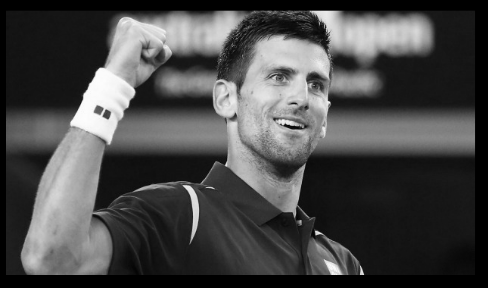
%> input picture fft1.png, 488 x 288 px
$ octave test19.m   (GNU Octave 9; MATLAB toolbox functions it lacks are replaced by stand-ins)
%> lines starting %> are read from the running program, lines starting %| are printed output that depends on the picture
clear,clc,close all;
picture1=im2double(imread("fft1.png"));
%> picture1: size 288x488x3 double; min 0, max 0.992, mean 0.285
[gac,ghc,gvc,gdc]=dwt2(picture1,'haar');
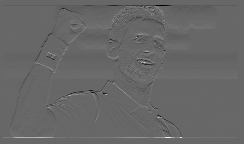
%> ghc: size 144x244x3 double; min -0.631, max 0.925, mean 0.000446; drawn with min black and max white
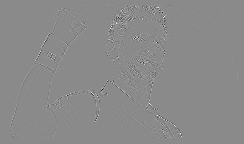
%> gdc: size 144x244x3 double; min -0.3, max 0.251, mean -1.58e-05; drawn with min black and max white
%normalize
ghc_l1=ghc(:,:,:,1);
pp=max(max(max(ghc_l1)));
%> pp = 0.925
ghc_l1=ghc_l1-pp;
qq=min(min(min(ghc_l1)));
%> qq = -1.56
ghc_l1=ghc_l1./qq;
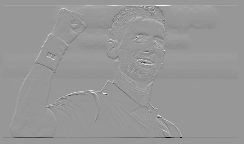
%> ghc_l1: size 144x244x3 double; min 0, max 1, mean 0.594

gac_l1=gac(:,:,:,1);
pp=max(max(max(gac_l1)));
%> pp = 1.98
gac_l1=gac_l1-pp;
qq=min(min(min(gac_l1)));
%> qq = -1.98
gac_l1=gac_l1./qq;
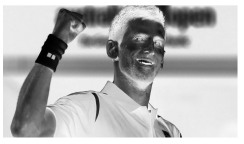
%> gac_l1: size 144x244x3 double; min 0, max 1, mean 0.713

gvc_l1=gvc(:,:,:,1);
pp=max(max(max(gvc_l1)));
%> pp = 0.641
gvc_l1=gvc_l1-pp;
qq=min(min(min(gvc_l1)));
%> qq = -1.34
gvc_l1=gvc_l1./qq;
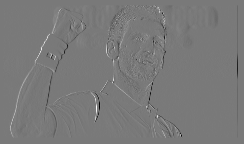
%> gvc_l1: size 144x244x3 double; min 0, max 1, mean 0.478

gdc_l1=gdc(:,:,:,1);
pp=max(max(max(gdc_l1)));
%> pp = 0.251
gdc_l1=gdc_l1-pp;
qq=min(min(min(gdc_l1)));
%> qq = -0.551
gdc_l1=gdc_l1./qq;


% mean(mean(ghc_l1+gvc_l1+gdc_l1))
figure()
histogram(ghc,[-0.15:0.002:0.15])
%> figure, not shown here; tallest bar 34950 high, from x = 0 to 0.002
% set(gca,'YLim',[0 18000])
figure()
histogram(gvc,[-0.08:0.001:0.08])
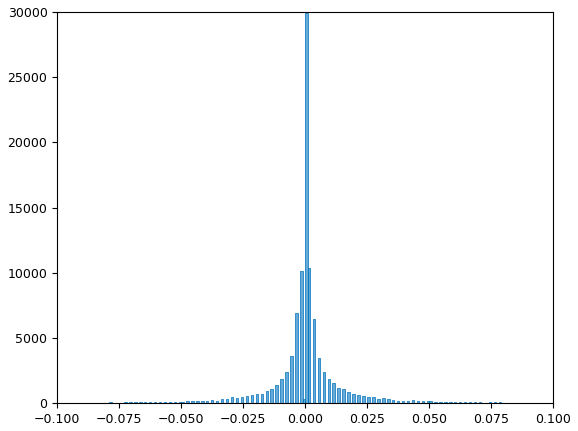
%> figure redrawn from the program's plot data; tallest bar 29934 high, from x = 0 to 0.001
% set(gca,'YLim',[0 30000])
figure()
histogram(gdc,[-0.06:0.001:0.06])
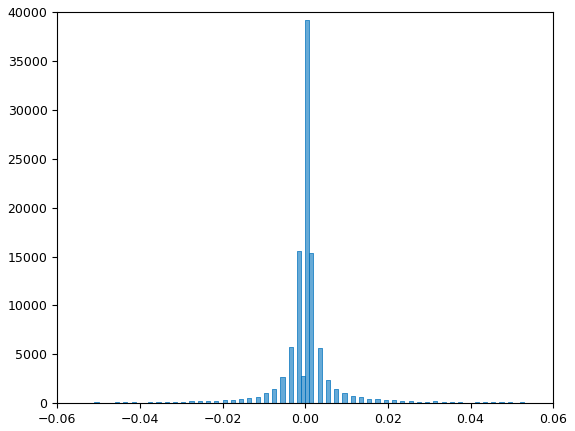
%> figure redrawn from the program's plot data; tallest bar 39150 high, from x = 0 to 0.001

$ run again, with fft2.png copied over fft1.png
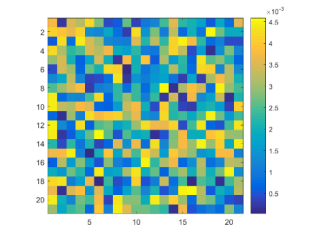
%> input picture fft2.png, 319 x 240 px
%> `pp=max(max(max(ghc_l1)));`: pp = 0.957
%> `qq=min(min(min(ghc_l1)));`: qq = -1.9
%> `pp=max(max(max(gac_l1)));`: pp = 2
%> `qq=min(min(min(gac_l1)));`: qq = -1.99
%> `pp=max(max(max(gvc_l1)));`: pp = 0.933
%> `qq=min(min(min(gvc_l1)));`: qq = -1.8
%> `gvc_l1=gvc_l1./qq;`:
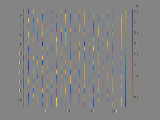
%> gvc_l1: size 120x160x3 double; mean R, G, B 0.517, 0.517, 0.517
%> `pp=max(max(max(gdc_l1)));`: pp = 0.467
%> `qq=min(min(min(gdc_l1)));`: qq = -1.11
%> `histogram(gdc,[-0.06:0.001:0.06])`:
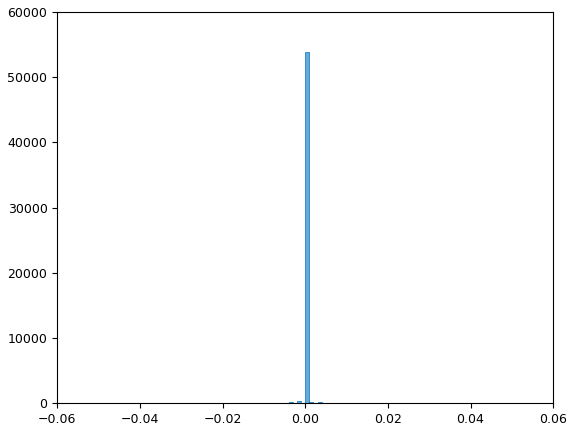
%> figure redrawn from the program's plot data; tallest bar 53816 high, from x = 0 to 0.001
